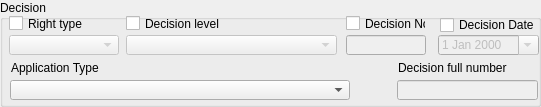
       <widget class="QGroupBox" name="groupBox_5">
        <property name="geometry">
         <rect>
          <x>3</x>
          <y>230</y>
          <width>541</width>
          <height>107</height>
         </rect>
        </property>
        <property name="title">
         <string>Decision</string>
        </property>
        <widget class="QDateEdit" name="decision_date_2">
         <property name="enabled">
          <bool>false</bool>
         </property>
         <property name="geometry">
          <rect>
           <x>438</x>
           <y>35</y>
           <width>101</width>
           <height>20</height>
          </rect>
         </property>
         <property name="calendarPopup">
          <bool>true</bool>
         </property>
        </widget>
        <widget class="QCheckBox" name="decision_date_chbox_2">
         <property name="geometry">
          <rect>
           <x>440</x>
           <y>15</y>
           <width>101</width>
           <height>20</height>
          </rect>
         </property>
         <property name="text">
          <string>Decision Date</string>
         </property>
        </widget>
        <widget class="QLineEdit" name="decision_full_edit_2">
         <property name="enabled">
          <bool>false</bool>
         </property>
         <property name="geometry">
          <rect>
           <x>397</x>
           <y>80</y>
           <width>141</width>
           <height>20</height>
          </rect>
         </property>
        </widget>
        <widget class="QComboBox" name="rigth_type_cbox_2">
         <property name="enabled">
          <bool>false</bool>
         </property>
         <property name="geometry">
          <rect>
           <x>9</x>
           <y>35</y>
           <width>110</width>
           <height>20</height>
          </rect>
         </property>
        </widget>
        <widget class="QLineEdit" name="decision_no_edit_2">
         <property name="enabled">
          <bool>false</bool>
         </property>
         <property name="geometry">
          <rect>
           <x>346</x>
           <y>35</y>
           <width>80</width>
           <height>20</height>
          </rect>
         </property>
        </widget>
        <widget class="QLabel" name="decision_full_chbox_2">
         <property name="geometry">
          <rect>
           <x>398</x>
           <y>60</y>
           <width>136</width>
           <height>16</height>
          </rect>
         </property>
         <property name="text">
          <string>Decision full number</string>
         </property>
        </widget>
        <widget class="QComboBox" name="decision_level_cbox_2">
         <property name="enabled">
          <bool>false</bool>
         </property>
         <property name="geometry">
          <rect>
           <x>126</x>
           <y>35</y>
           <width>211</width>
           <height>20</height>
          </rect>
         </property>
        </widget>
        <widget class="QCheckBox" name="level_chbox_2">
         <property name="geometry">
          <rect>
           <x>126</x>
           <y>15</y>
           <width>211</width>
           <height>17</height>
          </rect>
         </property>
         <property name="text">
          <string>Decision level</string>
         </property>
        </widget>
        <widget class="QCheckBox" name="right_type_chbox_2">
         <property name="geometry">
          <rect>
           <x>9</x>
           <y>15</y>
           <width>110</width>
           <height>17</height>
          </rect>
         </property>
         <property name="text">
          <string>Right type</string>
         </property>
        </widget>
        <widget class="QCheckBox" name="decision_no_chbox_2">
         <property name="geometry">
          <rect>
           <x>346</x>
           <y>15</y>
           <width>80</width>
           <height>17</height>
          </rect>
         </property>
         <property name="text">
          <string>Decision No</string>
         </property>
        </widget>
        <widget class="QLabel" name="label_42">
         <property name="geometry">
          <rect>
           <x>11</x>
           <y>60</y>
           <width>307</width>
           <height>16</height>
          </rect>
         </property>
         <property name="text">
          <string>Application Type</string>
         </property>
        </widget>
        <widget class="QComboBox" name="application_type_cbox_2">
         <property name="enabled">
          <bool>true</bool>
         </property>
         <property name="geometry">
          <rect>
           <x>10</x>
           <y>80</y>
           <width>340</width>
           <height>20</height>
          </rect>
         </property>
        </widget>
       </widget>
